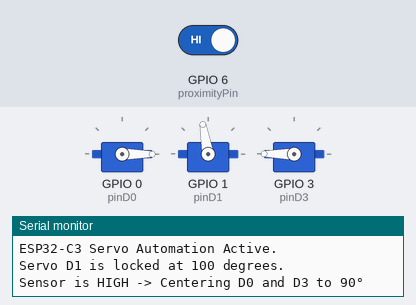
Bench run of a sketch on a simulated ESP32-C3. On the bench: 3 × servo, the last lines printed to the serial monitor. The inputs (shaded band) are chosen by the test bench; at power-on: GPIO 6 (proximityPin) HIGH.

Above: at 2.2 s.
2.3 s: GPIO 6 (proximityPin) driven LOW
At 3.0 s:
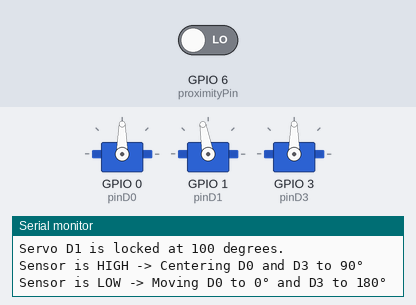
3.8 s: GPIO 6 (proximityPin) driven HIGH
At 4.2 s:
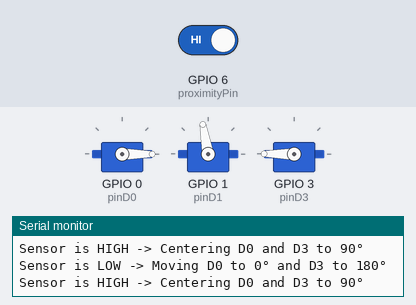
Timing chart, 0 to 6.8 s (numbered marks = the images above; inputs shaded):
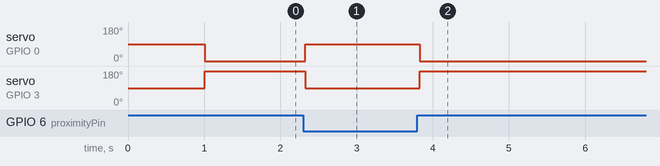

Measured:
- after the input at 2.3 s, servo on GPIO 0 (pinD0): 0° → 90° at once; servo on GPIO 3 (pinD3): 180° → 90° at once
- after the input at 3.8 s, servo on GPIO 0 (pinD0): 90° → 0° at once; servo on GPIO 3 (pinD3): 90° → 180° at once

The sketch:

proximity.ino
```cpp
#include <ESP32Servo.h>

// Create servo objects
Servo servoD0;
Servo servoD1; // New fixed servo object
Servo servoD3;

// Pin Definitions
const int proximityPin = 6; // Proximity sensor input
const int pinD0 = 0;         // Servo D0 signal pin
const int pinD1 = 1;         // Servo D1 signal pin
const int pinD3 = 3;         // Servo D3 signal pin

// Variable to track the previous state of the sensor
int lastProxState = -1;

void setup() {
  Serial.begin(115200);
  delay(1000);

  // Allocate hardware timers for PWM control
  ESP32PWM::allocateTimer(0);
  ESP32PWM::allocateTimer(1);
  ESP32PWM::allocateTimer(2);
  ESP32PWM::allocateTimer(3);

  // Configure setup settings for Servo D0
  servoD0.setPeriodHertz(50);
  servoD0.attach(pinD0, 500, 2400);

  // Configure setup settings for Servo D1 (Fixed Servo)
  servoD1.setPeriodHertz(50);
  servoD1.attach(pinD1, 500, 2400);

  // Configure setup settings for Servo D3
  servoD3.setPeriodHertz(50);
  servoD3.attach(pinD3, 500, 2400);

  // Set Servo D1 to its fixed position immediately on startup
  servoD1.write(100);

  // Configure proximity sensor pin as standard input
  pinMode(proximityPin, INPUT);

  Serial.println("ESP32-C3 Servo Automation Active.");
  Serial.println("Servo D1 is locked at 100 degrees.");
}

void loop() {
  // Read the current state of the proximity sensor (HIGH or LOW)
  int currentProxState = digitalRead(proximityPin);

  // Only execute actions if the sensor state has flipped
  if (currentProxState != lastProxState) {

    if (currentProxState == LOW) {
      Serial.println("Sensor is LOW -> Moving D0 to 0° and D3 to 180°");
      servoD0.write(90);
      servoD3.write(90);
    }
    else if (currentProxState == HIGH) {
      Serial.println("Sensor is HIGH -> Centering D0 and D3 to 90°");
      servoD0.write(0);
      servoD3.write(180);
    }

    // Save the current state to prevent repeating the command on the next loop
    lastProxState = currentProxState;
  }

  // Small delay to filter out electrical contact noise
  delay(30);
}
```
